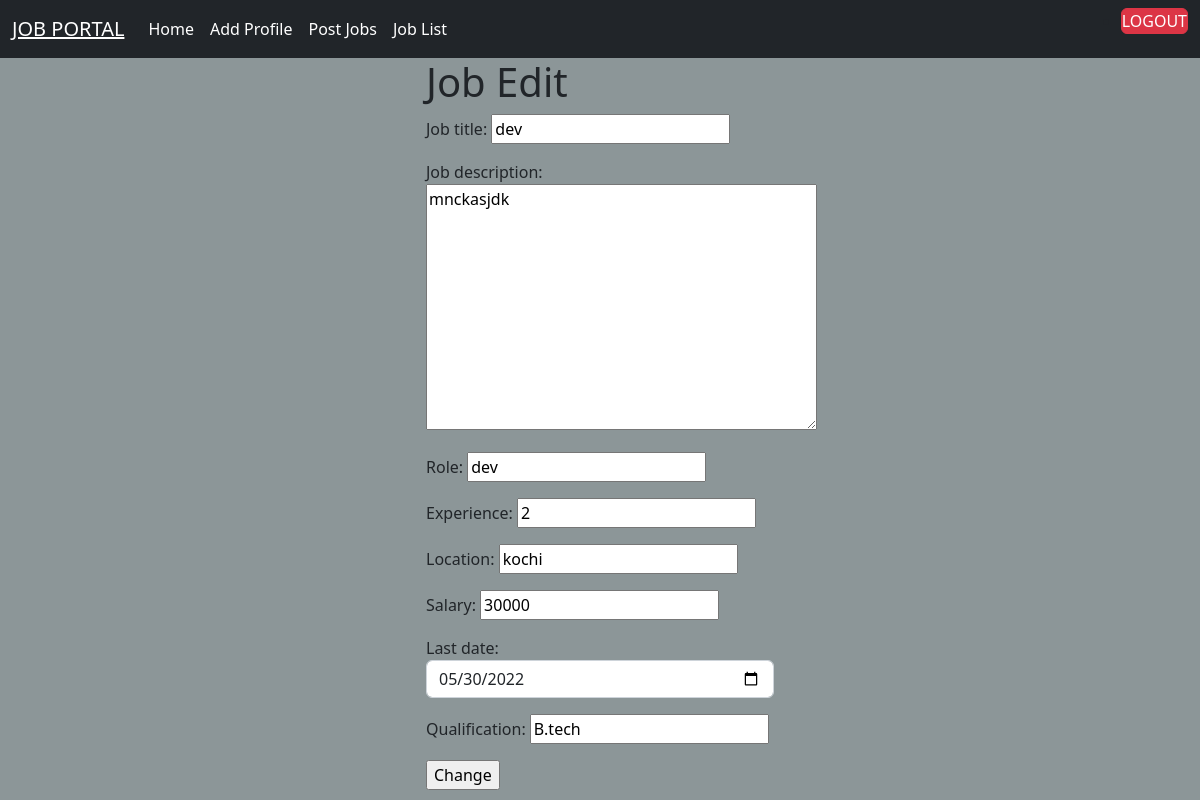
/employers/update/2, run on the app's committed database.
### employer/models.py (models this page shows, shortened)
class Jobs(models.Model):
    posted_by=models.ForeignKey(User,on_delete=models.CASCADE,related_name="company")
    job_title=models.CharField(max_length=120)
    job_description=models.TextField()
    role=models.CharField(max_length=120)
    experience=models.PositiveIntegerField(default=0)
    location=models.CharField(max_length=120)
    salary=models.PositiveIntegerField()
    created_date=models.DateField(auto_now_add=True)
    last_date=models.DateField(null=True)
    qualification=models.CharField(max_length=120,null=True)

### employer/views.py (the view)
# urls.py: path("update/<int:id>",views.EmployerJobUpdateView.as_view(),name="ejobupdate"),
class EmployerJobUpdateView(UpdateView):
    model = Jobs
    template_name = "emp-jobupdate.html"
    form_class = JobUpdateForm
    success_url = reverse_lazy("ejoblist")
    pk_url_kwarg = "id"

### employer/forms.py
class JobUpdateForm(forms.ModelForm):
    class Meta:
        model=Jobs
        exclude=("posted_by","created_date")
        widgets = {
            "last_date": forms.DateInput(attrs={"class": "form-control", "type": "date"})
        }

### employer/templates/emp-jobupdate.html (shortened to what this page needs)
{%extends 'base.html'%}
{%block body_block%}
<div class="container">
    <div class="row">
        <div class="col-4"></div>
        <div class="col-4">
            <form action="" method="post">
                <h1>Job Edit</h1>
                {{form.as_p}}
                <input type="submit" name="" id="" value="Change">
            </form>
        </div>
        <div class="col-4"></div>
    </div>
</div>
{%endblock%}

### employer/static/css/emp_style.css (style rules this page uses)
body { background-color:#8c9698; }

### data on the page
Jobs: job_title "dev", job_description "mnckasjdk", role "dev", experience "2", location "kochi", salary "30000", last_date "05/30/2022", qualification "B.tech"
